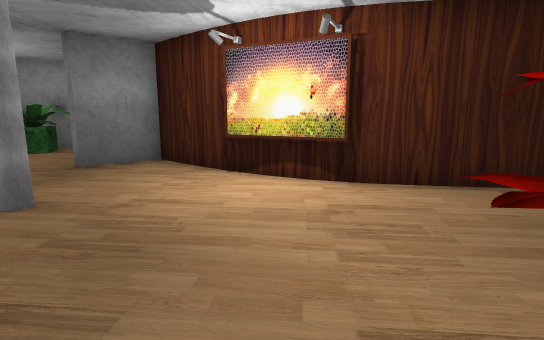
view 1 (above)

22 first-person views from a walk through a scene from a Unity 3-D project. The camera is 1.2 m above the floor, tilts 10° down and sees 80° across. The floor is counted in squares, 1 m on a side. Each view is taken from the middle of a square. On the plan, view 1 faces up. The plan holds only what a view shows up to about 14 squares ahead; the rest is blank. Some surface patterns are stand-ins.

view 2
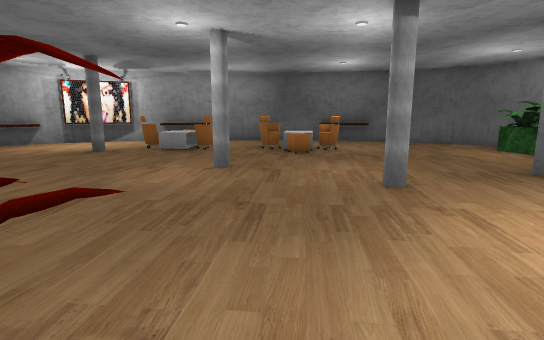

view 3
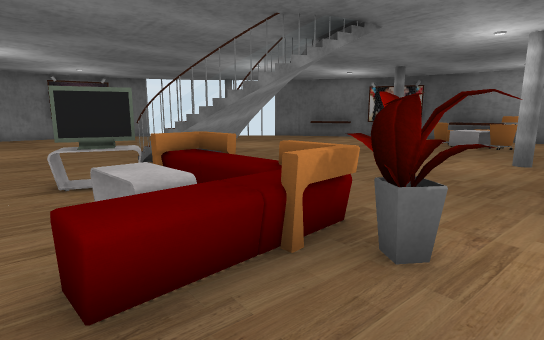

view 4
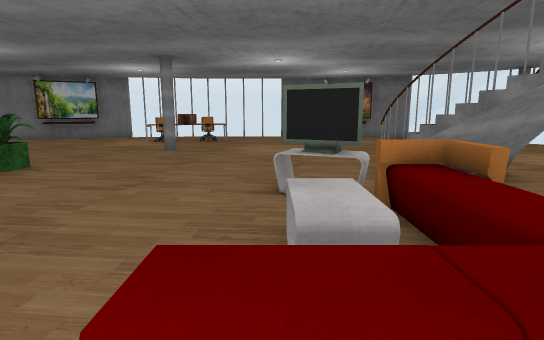

view 5
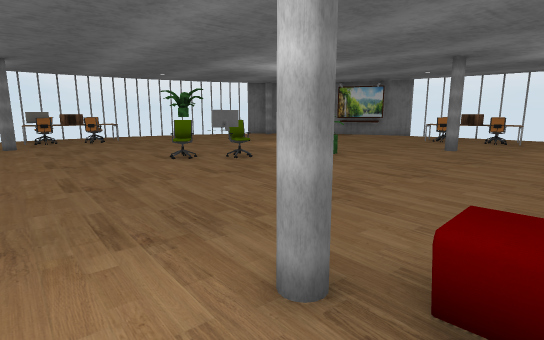

view 6
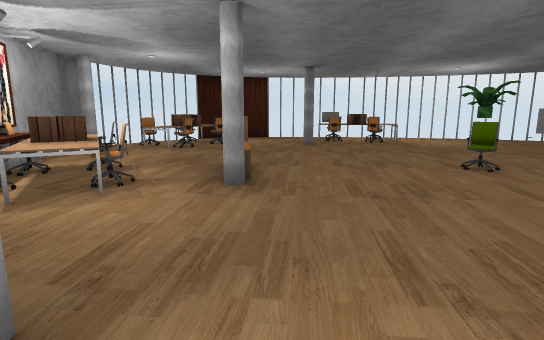

view 7
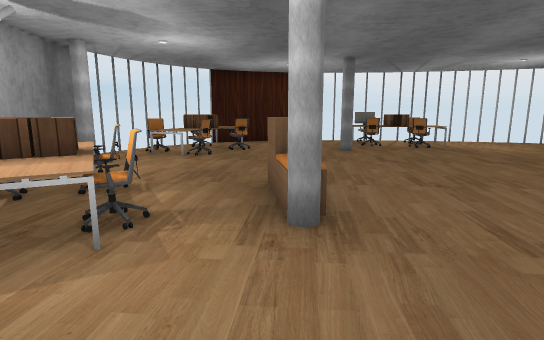

view 8
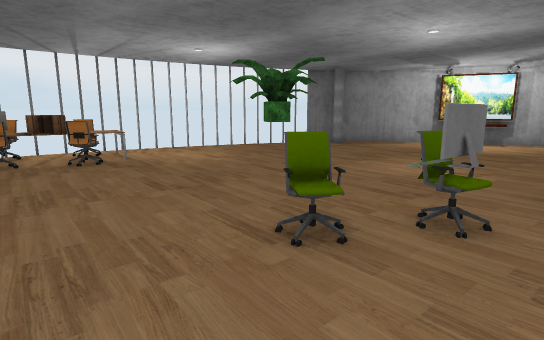

view 9
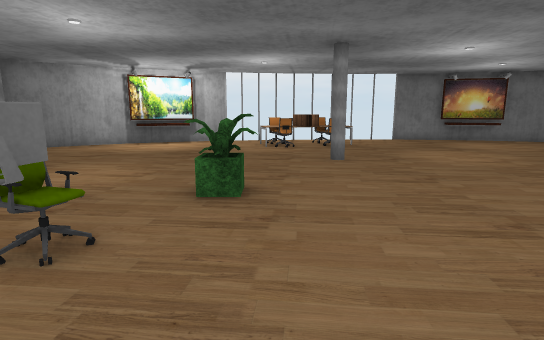

view 10
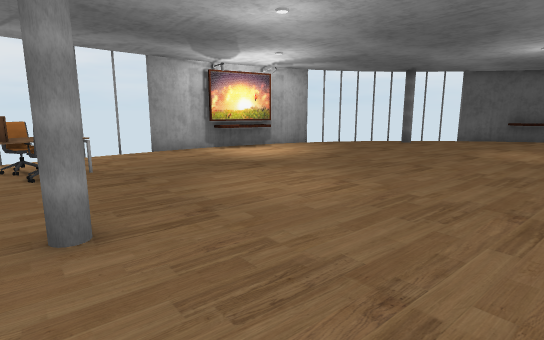

view 11
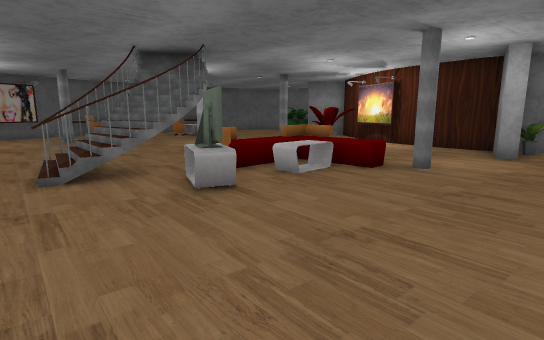

view 12
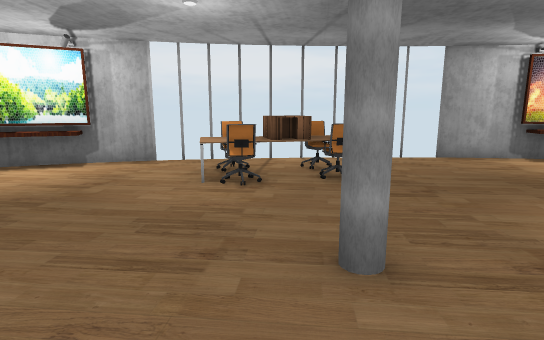

view 13
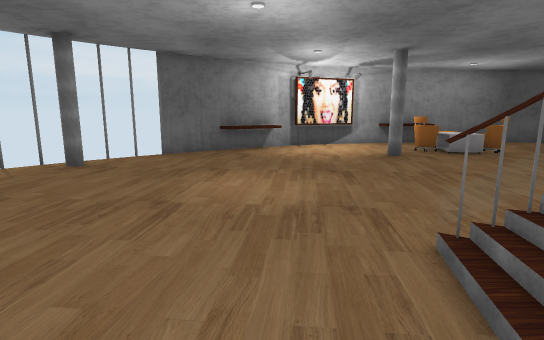

view 14
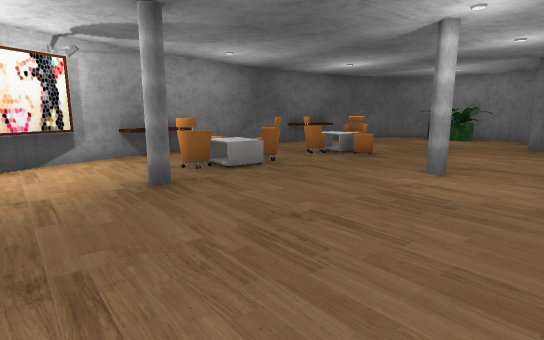

view 15
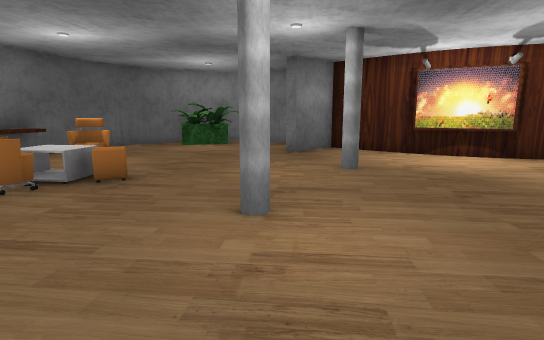

view 16
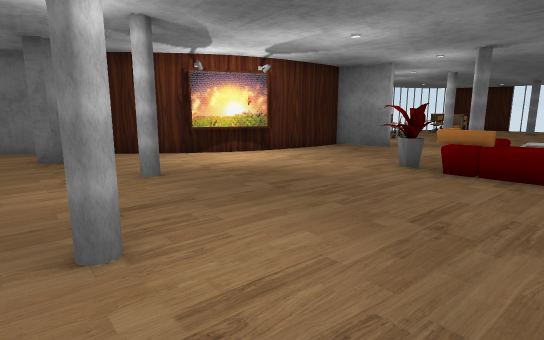

view 17
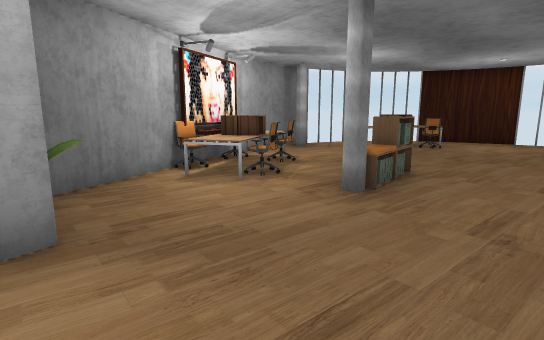

view 18
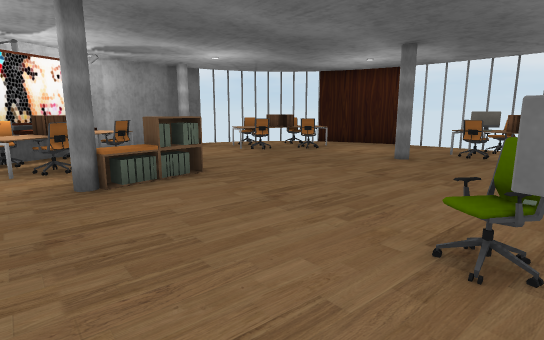

view 19
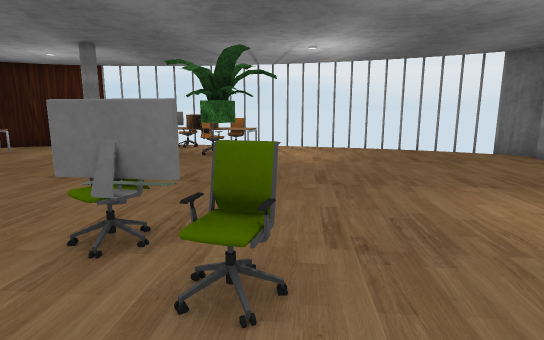

view 20
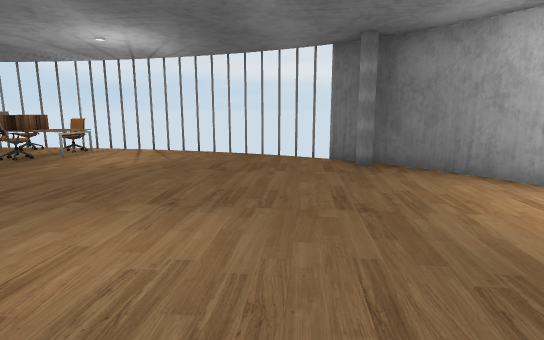

view 21
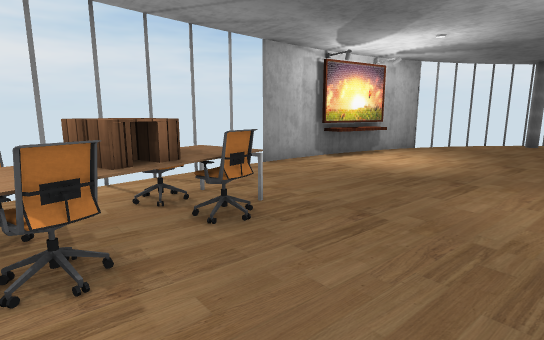

view 22
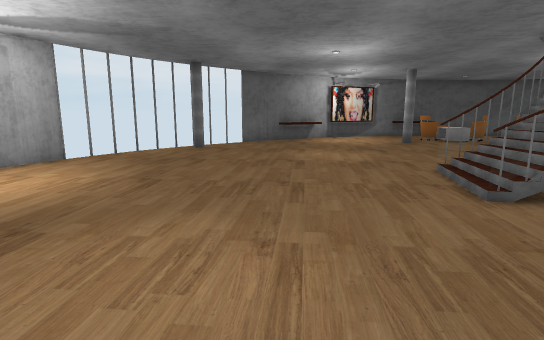

### Floor plan
Key: @ floor where view 1 was taken; # wall or solid block; x gap in a wall; . floor; = window, fence, low wall or low ledge; ^ raised ledge; P plant; I pillar; T thing the floor can be seen under or through; C chair; M computer; O other object.
Columns run from 13 left of view 1 to 21 right of it. Each row starts with its distance up from view 1.
 11     #####
 10   ###PP.###
  9   #..PP...#
  8   #......###            ###Ix###
  7  #..........#         ###....CC#
  6  #=..........OO#   ##CCCCC..CCCC #
  5  ##.............###P..CCC...CCCC.#
  4  #..O.....I.......#...........CC.#
  3  #..OO................IOOO.......#
  2  #..O..................O.........#
  1  #......I.....PP.............I...
  0 ##..O........@#OOI.............CC#
 -1  ^.OO.........O#O..............####
 -2  #.OO........TO#O.......C.....CCC.#
 -3  #...I......TTO#.......MC......CC##
 -4  #...I.....TT TO#......C.........
 -5  #O........TTOT..................
 -6  ##...........T.......P.........##
 -7   #^............................
 -8    #=...........................
 -9    ##..............I...........##
-10     x..........................
-11      #.......................I##
-12      # I.............C.......##
-13        ##.........CCCC......##
-14         ##........CCCC...####
-15          ###OO........#x###
-16              ###      #

Positions as (right, up) in squares from view 1, and headings:
1: (0, 0), facing up
2: (2, 2), facing left
3: (4, 2), facing down-left
4: (3, 1), facing down
5: (3, 2), facing down-right
6: (4, 2), facing right
7: (6, 3), facing right
8: (9, 0), facing down-right
9: (8, -1), facing down
10: (7, -6), facing down-left
11: (7, -7), facing up-left
12: (7, -7), facing down
13: (1, -7), facing left
14: (-3, -6), facing up-left
15: (-5, -3), facing up
16: (-6, -2), facing up-right
17: (5, 0), facing up-right
18: (8, -3), facing up-right
19: (8, -4), facing right
20: (9, -9), facing right
21: (8, -10), facing down-left
22: (5, -9), facing left
